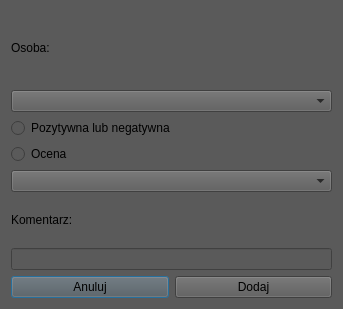
<?xml version="1.0" encoding="UTF-8"?>
<ui version="4.0">
 <class>AddBehavio</class>
 <widget class="QDialog" name="AddBehavio">
  <property name="geometry">
   <rect>
    <x>0</x>
    <y>0</y>
    <width>343</width>
    <height>309</height>
   </rect>
  </property>
  <property name="windowTitle">
   <string>Dialog</string>
  </property>
  <property name="styleSheet">
   <string notr="true">background-color: rgb(90, 90, 90);</string>
  </property>
  <layout class="QVBoxLayout" name="verticalLayout_4">
   <item>
    <layout class="QVBoxLayout" name="verticalLayout">
     <item>
      <widget class="QLabel" name="personLabel">
       <property name="styleSheet">
        <string notr="true">font: italic 14pt &quot;Trebuchet MS&quot;;
color: &quot;white&quot;;</string>
       </property>
       <property name="text">
        <string>Osoba:</string>
       </property>
      </widget>
     </item>
     <item>
      <widget class="QComboBox" name="personComboBox">
       <property name="cursor">
        <cursorShape>ArrowCursor</cursorShape>
       </property>
       <property name="styleSheet">
        <string notr="true">font: italic 14pt &quot;Trebuchet MS&quot;;
color: &quot;white&quot;;</string>
       </property>
      </widget>
     </item>
    </layout>
   </item>
   <item>
    <layout class="QVBoxLayout" name="verticalLayout_2">
     <item>
      <widget class="QRadioButton" name="posOrNegRadioButton">
       <property name="styleSheet">
        <string notr="true">font: italic 14pt &quot;Trebuchet MS&quot;;
color: &quot;white&quot;;</string>
       </property>
       <property name="text">
        <string>Pozytywna lub negatywna</string>
       </property>
      </widget>
     </item>
     <item>
      <widget class="QRadioButton" name="gradeRadioButton">
       <property name="styleSheet">
        <string notr="true">font: italic 14pt &quot;Trebuchet MS&quot;;
color: &quot;white&quot;;</string>
       </property>
       <property name="text">
        <string>Ocena</string>
       </property>
      </widget>
     </item>
    </layout>
   </item>
   <item>
    <layout class="QVBoxLayout" name="verticalLayout_3">
     <item>
      <widget class="QComboBox" name="gradeOrPosOrNegCommComboBox">
       <property name="cursor">
        <cursorShape>ArrowCursor</cursorShape>
       </property>
       <property name="styleSheet">
        <string notr="true">font: italic 14pt &quot;Trebuchet MS&quot;;
color: &quot;white&quot;;</string>
       </property>
      </widget>
     </item>
     <item>
      <widget class="QLabel" name="label">
       <property name="layoutDirection">
        <enum>Qt::LeftToRight</enum>
       </property>
       <property name="styleSheet">
        <string notr="true">font: italic 14pt &quot;Trebuchet MS&quot;;
color: &quot;white&quot;;</string>
       </property>
       <property name="text">
        <string>Komentarz: </string>
       </property>
      </widget>
     </item>
     <item>
      <widget class="QLineEdit" name="descriptionLineEdit">
       <property name="styleSheet">
        <string notr="true">font: italic 14pt &quot;Trebuchet MS&quot;;
color: &quot;white&quot;;</string>
       </property>
      </widget>
     </item>
    </layout>
   </item>
   <item>
    <layout class="QHBoxLayout" name="horizontalLayout_2">
     <item>
      <widget class="QPushButton" name="cancelPushButton">
       <property name="cursor">
        <cursorShape>OpenHandCursor</cursorShape>
       </property>
       <property name="styleSheet">
        <string notr="true">font: italic 14pt &quot;Trebuchet MS&quot;;
color: &quot;white&quot;;</string>
       </property>
       <property name="text">
        <string>Anuluj</string>
       </property>
      </widget>
     </item>
     <item>
      <widget class="QPushButton" name="addPushButton">
       <property name="cursor">
        <cursorShape>OpenHandCursor</cursorShape>
       </property>
       <property name="styleSheet">
        <string notr="true">font: italic 14pt &quot;Trebuchet MS&quot;;
color: &quot;white&quot;;</string>
       </property>
       <property name="text">
        <string>Dodaj</string>
       </property>
      </widget>
     </item>
    </layout>
   </item>
  </layout>
 </widget>
 <resources/>
 <connections/>
</ui>
